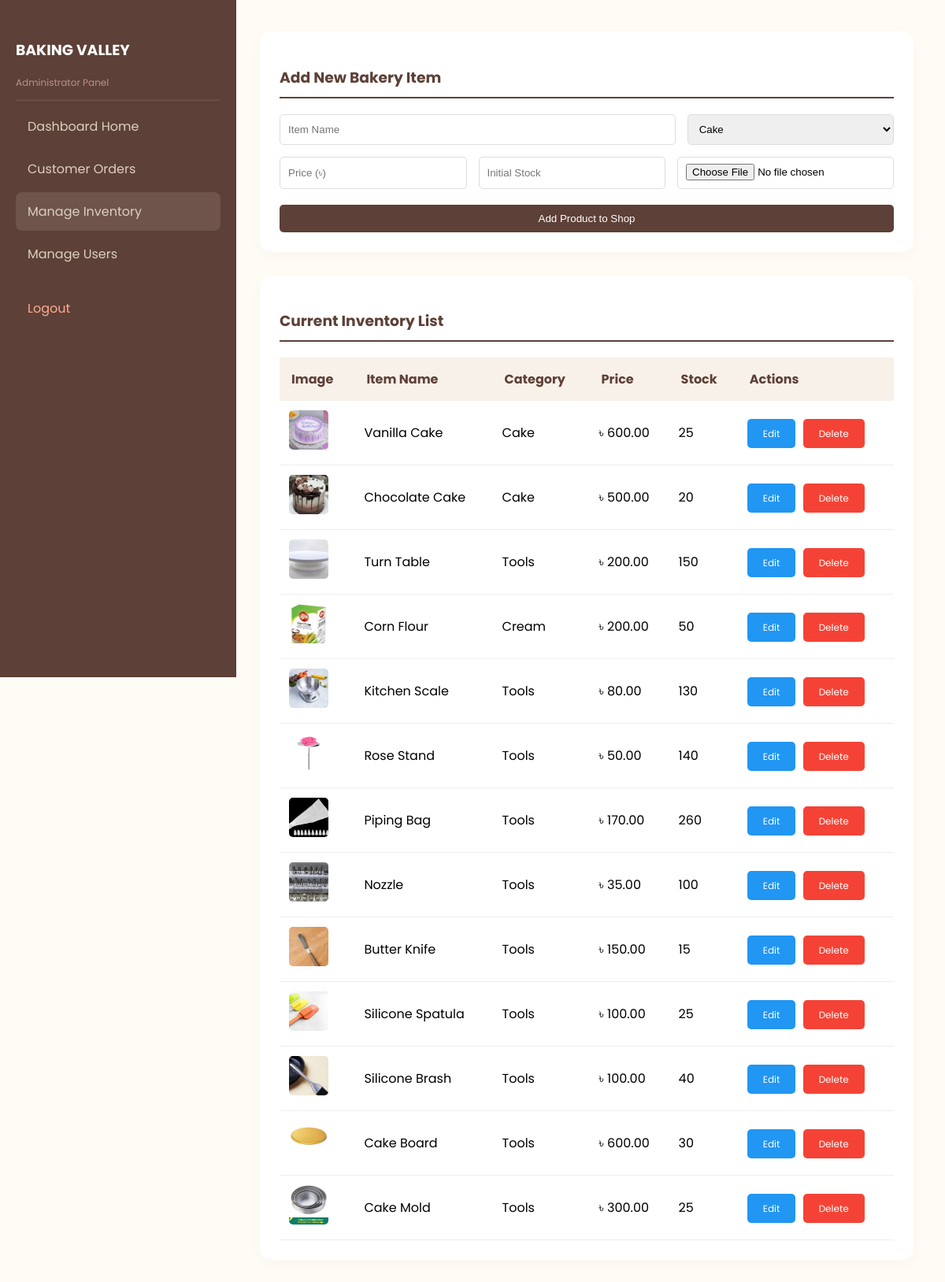
Screenshot of /View/manage_inventory.php (signed in) with the database file from the repository.
### tables this page shows
CREATE TABLE `products` (
  `id` int(11) NOT NULL,
  `name` varchar(255) NOT NULL,
  `category` varchar(100) NOT NULL,
  `price` decimal(10,2) NOT NULL,
  `stock` int(11) NOT NULL,
  `image` varchar(255) DEFAULT NULL
);

### View/manage_inventory.php (the view, shortened to what this page needs)
<?php
include '../Model/db.php';
?>
<!DOCTYPE html>
<html>
<head>
</head>
<body>
    <div class="sidebar">
        <h3>BAKING VALLEY</h3>
        <p style="font-size: 12px; color: #bc8f8f;">Administrator Panel</p>
        <hr style="opacity: 0.1;">
        <a href="admin.php">Dashboard Home</a>
        <a href="customer_orders.php">Customer Orders</a>
        <a href="manage_inventory.php" class="active">Manage Inventory</a>
        <a href="manage_users.php">Manage Users</a> <a href="../Controller/logout.php" style="color: #ffab91; margin-top: 20px; display: block;">Logout</a>
    </div>
    <div class="main">
        <div class="card">
            <h3 style="color: #5d4037; border-bottom: 2px solid #5d4037; padding-bottom: 10px;">Add New Bakery Item</h3>
            <form method="POST" enctype="multipart/form-data" style="margin-top: 20px;">
                <div style="display: flex; gap: 15px; margin-bottom: 15px;">
                    <input type="text" name="p_name" placeholder="Item Name" required style="flex: 2;">
                    <select name="category" style="flex: 1;">
                        <option value="Cake">Cake</option>
                    </select>
                </div>
                <div style="display: flex; gap: 15px;">
                    <input type="number" step="0.01" name="price" placeholder="Price (৳)" required style="flex: 1;">
                    <input type="number" name="stock" placeholder="Initial Stock" required style="flex: 1;">
                    <input type="file" name="p_image" required style="flex: 1; padding-top: 8px;">
                </div>
                <button type="submit" name="add_product" class="btn btn-add" style="margin-top: 20px; width: 100%;">Add Product to Shop</button>
            </form>
        </div>
        <div class="card">
            <h3 style="color: #5d4037; border-bottom: 2px solid #5d4037; padding-bottom: 10px;">Current Inventory List</h3>
            <table>
                <thead>
                    <tr>
                        <th>Image</th>
                        <th>Item Name</th>
                        <th>Category</th>
                        <th>Price</th>
                        <th>Stock</th>
                        <th>Actions</th>
                    </tr>
                </thead>
                <tbody>
                    <?php
                    $result = mysqli_query($conn, "SELECT * FROM products ORDER BY id DESC");
                    while($row = mysqli_fetch_assoc($result)) {
                    ?>
                    <tr>
                        <td><img src="../uploads/<?php echo $row['image']; ?>" width="50" height="50" style="border-radius: 5px; object-fit: cover;"></td>
                        <td><?php echo $row['name']; ?></td>
                        <td><?php echo $row['category']; ?></td>
                        <td>৳ <?php echo $row['price']; ?></td>
                        <td><?php echo $row['stock']; ?></td>
                        <td>
                            <a href="../Controller/edit_product.php?id=<?php echo $row['id']; ?>" class="btn btn-edit">Edit</a>
                            <a href="../Controller/delete_product.php?id=<?php echo $row['id']; ?>" class="btn btn-del" onclick="return confirm('Are you sure?')">Delete</a>
                        </td>
                    </tr>
                    <?php } ?>
                </tbody>
            </table>
        </div>
    </div>
</body>
</html>

### View/manage_inventory.php (style rules this page uses)
body { display: flex; margin: 0; font-family: 'Poppins', sans-serif; background: #fffcf5; }
.sidebar { width: 260px; background: #5d4037; color: white; min-height: 100vh; padding: 30px 20px; position: fixed; }
.sidebar a { display: block; color: #dcd0c0; padding: 12px 15px; text-decoration: none; border-radius: 8px; margin-bottom: 5px; }
.sidebar a:hover, .active { background: rgba(255,255,255,0.1); color: white; }
.main { margin-left: 290px; padding: 40px; width: calc(100% - 290px); }
.card { background: white; padding: 25px; border-radius: 15px; box-shadow: 0 5px 20px rgba(0,0,0,0.03); margin-bottom: 30px; }
.btn { border: none; padding: 10px 20px; border-radius: 5px; cursor: pointer; color: white; transition: 0.3s; }
.btn-add { background: #5d4037; }
.btn-edit { background: #2196F3; text-decoration: none; font-size: 12px; margin-right: 5px; }
.btn-del { background: #f44336; text-decoration: none; font-size: 12px; }
table { width: 100%; border-collapse: collapse; margin-top: 20px; }
th { background: #f8f1e9; color: #5d4037; text-align: left; padding: 15px; }
td { padding: 12px; border-bottom: 1px solid #eee; }
input, select { padding: 10px; border: 1px solid #ddd; border-radius: 5px; }

### rows the page displays
products: image (picture), name "Vanilla Cake", category "Cake", price "600.00", stock "25"
products: image (picture), name "Chocolate Cake", category "Cake", price "500.00", stock "20"
products: image (picture), name "Turn Table", category "Tools", price "200.00", stock "150"
products: image (picture), name "Corn Flour", category "Cream", price "200.00", stock "50"
products: image (picture), name "Kitchen Scale", category "Tools", price "80.00", stock "130"
products: image (picture), name "Rose Stand", category "Tools", price "50.00", stock "140"
products: image (picture), name "Piping Bag", category "Tools", price "170.00", stock "260"
products: image (picture), name "Nozzle", category "Tools", price "35.00", stock "100"
products: image (picture), name "Butter Knife", category "Tools", price "150.00", stock "15"
products: image (picture), name "Silicone Spatula", category "Tools", price "100.00", stock "25"
products: image (picture), name "Silicone Brash", category "Tools", price "100.00", stock "40"
products: image (picture), name "Cake Board", category "Tools", price "600.00", stock "30"
products: image (picture), name "Cake Mold", category "Tools", price "300.00", stock "25"
